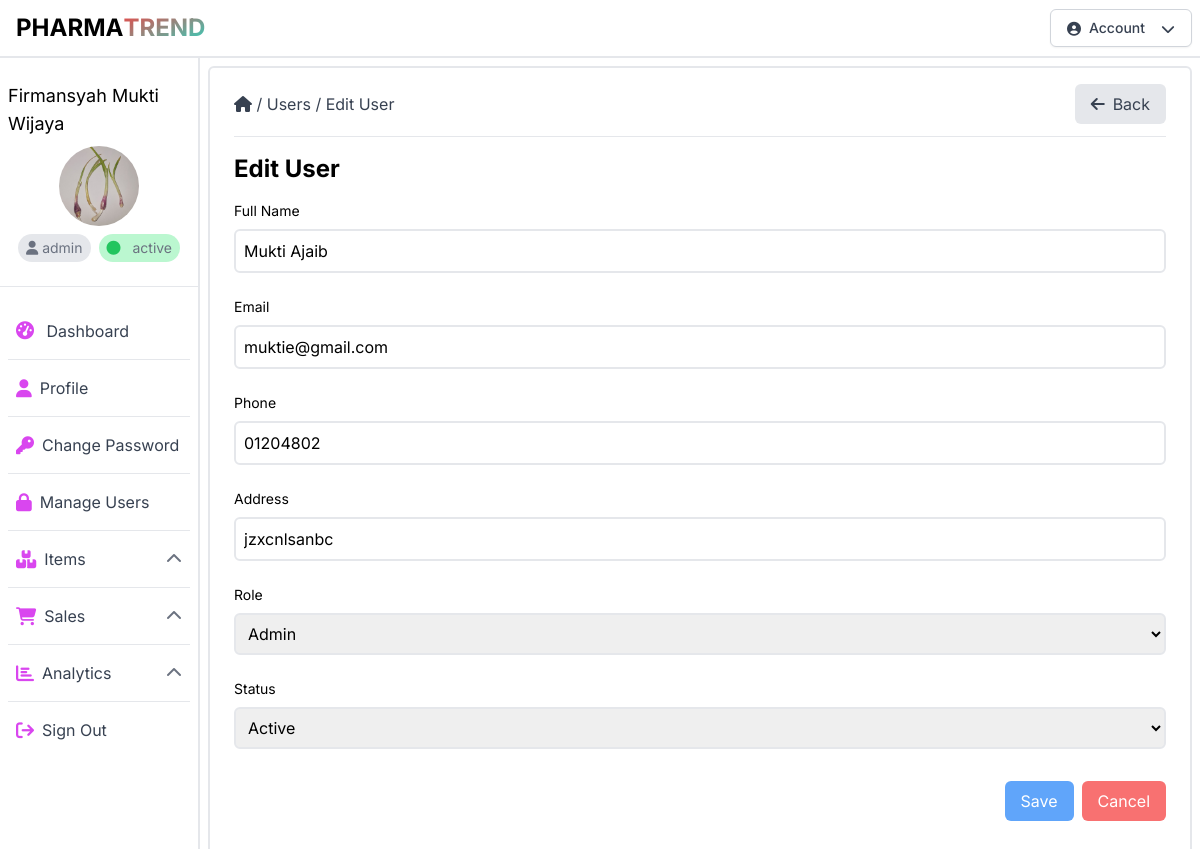
Page /edit_user.php?id=5 (signed in) on the committed database.
### tables this page shows
CREATE TABLE `users` (
  `id` int(11) NOT NULL,
  `fullname` varchar(128) NOT NULL,
  `email` varchar(256) NOT NULL,
  `password` varchar(256) NOT NULL,
  `phone` varchar(16) DEFAULT NULL,
  `address` varchar(16) DEFAULT NULL,
  `photo` varchar(128) DEFAULT NULL,
  `role` varchar(128) NOT NULL,
  `status` varchar(32) NOT NULL,
  `created_at` datetime NOT NULL,
  `updated_at` datetime NOT NULL
);

### public/edit_user.php (the view, shortened to what this page needs)
<?php
require_once('config.php');
$id = $_GET['id'];
$sql = "SELECT * FROM users WHERE id = $id";
$query = mysqli_query($conn, $sql);
if(mysqli_num_rows($query) > 0){
    $row = mysqli_fetch_assoc($query);
    $fullname_old = $row["fullname"];
    $email_old = $row["email"];
    $phone_old = $row["phone"];
    $address_old = $row["address"];
    $role_old = $row["role"];
    $status_old = $row["status"];
}else{
    echo "Error fetching data: " . mysqli_error($conn);
}
?>
<!DOCTYPE html>
<html lang="id">
<head>
    <link rel="stylesheet" href="css/output.css">
    <link rel="stylesheet" href="https://cdnjs.cloudflare.com/ajax/libs/font-awesome/6.4.0/css/all.min.css"
 />
</head>
<body class="font-inter">
    <header class="bg-white w-full border-b-2 border-gray-200">
        <?php
            require("components/navbar.php");
        ?>
    </header>
    <div class="container-fluid mx-auto h-auto">
        <div class="flex">
            <?php
                require("components/sidebar.php");
            ?>
            <div class="w-10/12 h-[calc(100vh-3.5rem)] p-2">
                <div class="w-full h-auto border-2 border-gray-200 rounded-md py-4 px-6">
                    <div class="flex items-center gap-2 mb-3 justify-between">
                        <div>
                            <a href="dashboard.php" class="text-gray-700 hover:text-gray-950"><i class="fas fa-home"></i></a>
                            <span class="text-gray-700">/</span>
                            <a href="users.php" class="text-gray-700 hover:text-gray-950">Users</a>
                            <span class="text-gray-700">/</span>
                            <a href="edit_user.php?id=<?php echo $id; ?>" class="text-gray-700 hover:text-gray-950">Edit
                                User</a>
                        </div>
                        <button class="flex flex-row justify-center items-center bg-gray-200 hover:bg-gray-300 rounded-md px-4 py-2 text-gray-700 space-x-2" onclick="window.history.back();">
                            <i class="fas fa-arrow-left"></i>
                            <span>Back</span>
                        </button>
                    </div>
                    <hr>
                    <div class="flex flex-col gap-4 mt-4 mb-16">
                        <div class="flex flex-col gap-2">
                            <div class="flex flex-row items-center justify-between">
                                <div class="flex flex-row items-center gap-2">
                                    <h1 class="text-2xl font-bold">Edit User</h1>
                                </div>
                            </div>
                            <div class="flex flex-col gap-4">
                                <form action="edit_user.php?id=<?php echo $id; ?>" method="POST"
                                    class="flex flex-col gap-4">
                                    <div class="flex flex-col gap-2 mt-2">
                                        <label for="fullname" class="text-sm">Full Name</label>
                                        <input type="text" name="fullname" id="fullname"
                                            class="border-2 border-gray-200 rounded-md p-2" placeholder="Full name"
                                            value="<?php echo isset($_POST["fullname"]) ? $_POST["fullname"] : $fullname_old; ?>">
                                    </div>
                                    <div class="flex flex-col gap-2 mt-2">
                                        <label for="email" class="text-sm">Email</label>
                                        <input type="email" name="email" id="email"
                                            class="border-2 border-gray-200 rounded-md p-2" placeholder="Email"
                                            value="<?php echo isset($_POST["email"]) ? $_POST["email"] : $email_old; ?>">
                                    </div>
                                    <div class="flex flex-col gap-2 mt-2">
                                        <label for="phone" class="text-sm">Phone</label>
                                        <input type="text" name="phone" id="phone"
                                            class="border-2 border-gray-200 rounded-md p-2" placeholder="Phone"
                                            value="<?php echo isset($_POST["phone"]) ? $_POST["phone"] : $phone_old; ?>">
                                    </div>
                                    <div class="flex flex-col gap-2 mt-2">
                                        <label for="address" class="text-sm">Address</label>
                                        <input type="text" name="address" id="address"
                                            class="border-2 border-gray-200 rounded-md p-2" placeholder="Address"
                                            value="<?php echo isset($_POST["address"]) ? $_POST["address"] : $address_old; ?>">
                                    </div>
                                    <div class="flex flex-col gap-2 mt-2">
                                        <label for="role" class="text-sm">Role</label>
                                        <select name="role" id="role"
                                            class="border-2 border-gray-200 rounded-md p-2">
                                            <option value="admin" <?php if($role_old == 'admin') echo 'selected'; ?>>Admin</option>
                                        </select>
                                    </div>
                                    <div class="flex flex-col gap-2 mt-2">
                                        <label for="status" class="text-sm">Status</label>
                                        <select name="status" id="status"
                                            class="border-2 border-gray-200 rounded-md p-2">
                                            <option value="active" <?php if($status_old == 'active') echo 'selected'; ?>>Active</option>
                                        </select>
                                    </div>
                                    <div class="flex flex-row items-center justify-end gap-2 mt-4">
                                        <button type="submit"
                                            class="bg-blue-400 hover:bg-blue-600 text-white px-4 py-2 rounded-md"
                                            name="submit">Save</button>
                                        <a href="manage_user.php"
                                            class="bg-red-400 hover:bg-red-600 text-white px-4 py-2 rounded-md">Cancel</a>
                                    </div>
                                </form>
                            </div>
                        </div>
                    </div>
                </div>
            </div>
        </div>
    </body>
</html>

### rows in the picture
users: fullname "Mukti Ajaib", email "muktie@gmail.com", phone "01204802", address "jzxcnlsanbc", role "Admin", status "Active"

### other values in the picture
$_SESSION["fullname"] "Firmansyah Mukti Wijaya"
$_SESSION["role"] "admin"
$_SESSION["status"] "active"
